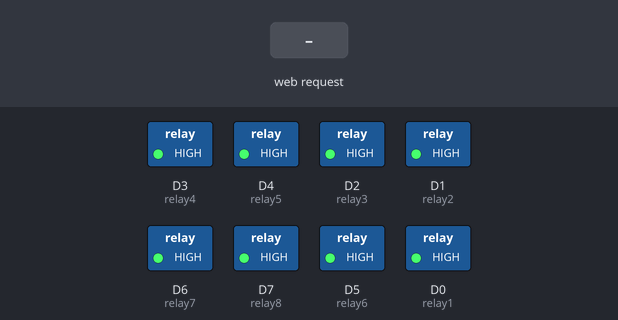
Simulated run of this sketch. Board: ESP8266 (NodeMCU). Shown: switched loads named in the sketch (green lamp = pin HIGH). The inputs (shaded band) are chosen by the test bench. WiFi joins after 1.5 s; servers stay silent unless stated; what the sketch prints to the serial monitor is not drawn.

Above: at 2.7 s.
2.8 s: HTTP request GET /16/on received
At 4.0 s:
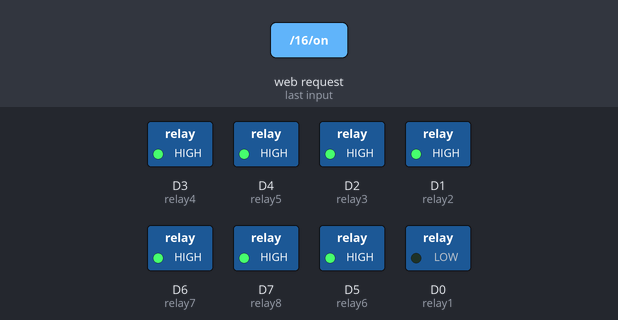
4.3 s: HTTP request GET /5/on received
At 5.1 s:
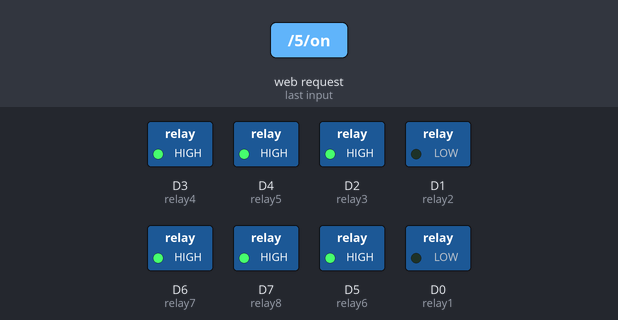
5.8 s: HTTP request GET /16/off received
At 6.2 s:
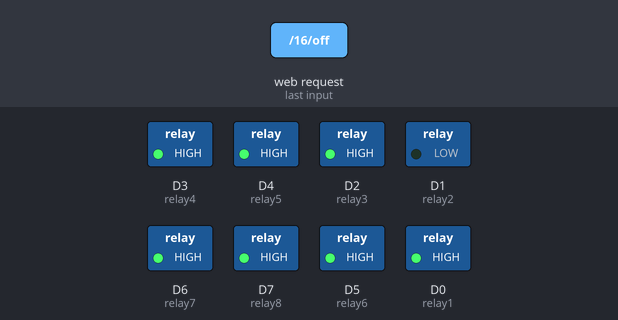
7.3 s: HTTP request GET /4/on received
At 8.5 s:
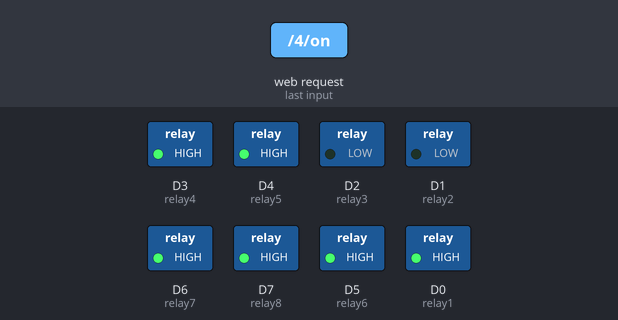
8.8 s: HTTP request GET /5/off received
At 9.7 s:
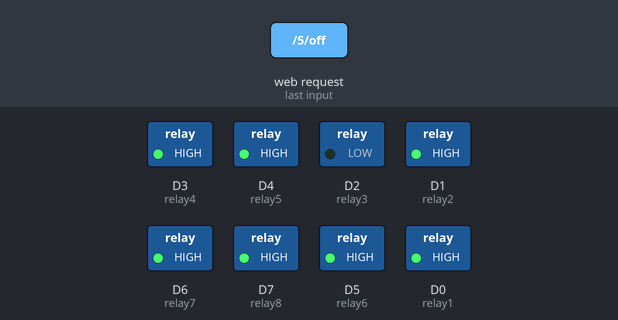
10.3 s: HTTP request GET /0/on received
At 10.9 s:
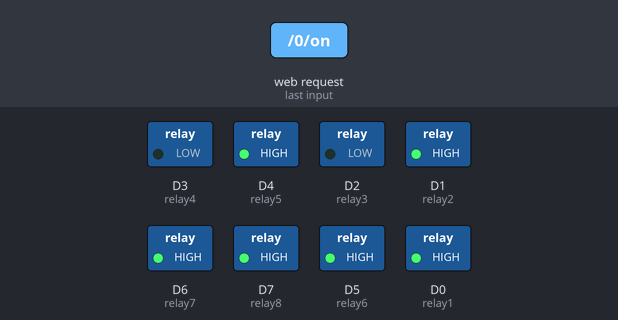
Timing chart, 0 to 12.8 s (numbered marks = the images above; inputs shaded):
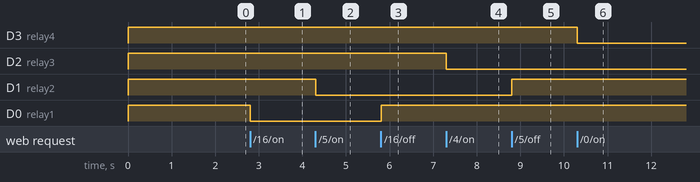

Measured:
- after the input at 2.8 s, D0 (relay1): HIGH → LOW at once
- after the input at 4.3 s, D1 (relay2): HIGH → LOW at once
- after the input at 5.8 s, D0 (relay1): LOW → HIGH at once
- after the input at 7.3 s, D2 (relay3): HIGH → LOW at once
- after the input at 8.8 s, D1 (relay2): LOW → HIGH at once
- after the input at 10.3 s, D3 (relay4): HIGH → LOW at once

The sketch:

PRAKTIKUM_SISTEM_OTOMATISASI_MODUL_8_ESP8266_RELAY_VERSI2.ino
```cpp
// Mengimpor Library ESP8266WiFi
#include <ESP8266WiFi.h>

// Mendefinisikan SSID dan kata sandi Wi-Fi
const char* ssid = "SUBIANTO";  // Nama jaringan Wi-Fi (SSID)
const char* password = "americano";  // Kata sandi jaringan Wi-Fi

// Membuat server Wi-Fi pada port 80
WiFiServer server(80);  // Membuat server Wi-Fi pada port 80

String header;

// Mendefinisikan variabel dan status output
String output1State = "off";  // Status output 1 (relay 1)
String output2State = "off";  // Status output 2 (relay 2)
String output3State = "off";  // Status output 3 (relay 3)
String output4State = "off";  // Status output 4 (relay 4)
String output5State = "off";  // Status output 5 (relay 5)
String output6State = "off";  // Status output 6 (relay 6)
String output7State = "off";  // Status output 7 (relay 7)
String output8State = "off";  // Status output 8 (relay 8)

const int relay1 = D0;  // Pin GPIO untuk relay 1
const int relay2 = D1;  // Pin GPIO untuk relay 2
const int relay3 = D2;  // Pin GPIO untuk relay 3
const int relay4 = D3;  // Pin GPIO untuk relay 4
const int relay5 = D4;  // Pin GPIO untuk relay 5
const int relay6 = D5;  // Pin GPIO untuk relay 6
const int relay7 = D6;  // Pin GPIO untuk relay 7
const int relay8 = D7;  // Pin GPIO untuk relay 8

unsigned long currentTime = millis();  // Waktu saat ini dalam milidetik
unsigned long previousTime = 0;  // Waktu sebelumnya dalam milidetik

const long timeoutTime = 2000;  // Waktu batas (dalam milidetik) untuk timeout

void setup() {
  Serial.begin(115200);  // Memulai komunikasi serial pada baud rate 115200

  pinMode(relay1, OUTPUT);  // Mengatur pin relay 1 sebagai output
  pinMode(relay2, OUTPUT);  // Mengatur pin relay 2 sebagai output
  pinMode(relay3, OUTPUT);  // Mengatur pin relay 3 sebagai output
  pinMode(relay4, OUTPUT);  // Mengatur pin relay 4 sebagai output
  pinMode(relay5, OUTPUT);  // Mengatur pin relay 5 sebagai output
  pinMode(relay6, OUTPUT);  // Mengatur pin relay 6 sebagai output
  pinMode(relay7, OUTPUT);  // Mengatur pin relay 7 sebagai output
  pinMode(relay8, OUTPUT);  // Mengatur pin relay 8 sebagai output

  digitalWrite(relay1, HIGH);  // Mematikan relay 1 (output 1)
  digitalWrite(relay2, HIGH);  // Mematikan relay 2 (output 2)
  digitalWrite(relay3, HIGH);  // Mematikan relay 3 (output 3)
  digitalWrite(relay4, HIGH);  // Mematikan relay 4 (output 4)
  digitalWrite(relay5, HIGH);  // Mematikan relay 5 (output 5)
  digitalWrite(relay6, HIGH);  // Mematikan relay 6 (output 6)
  digitalWrite(relay7, HIGH);  // Mematikan relay 7 (output 7)
  digitalWrite(relay8, HIGH);  // Mematikan relay 8 (output 8)

  Serial.print("Connecting to ");
  Serial.println(ssid); // Menampilkan SSID (nama jaringan) yang akan dihubungkan

  WiFi.begin(ssid, password); // Memulai proses koneksi ke jaringan WiFi dengan menggunakan SSID dan password

  while (WiFi.status() != WL_CONNECTED) {
    delay(500); // Menunggu selama 0.5 detik
    Serial.print("."); // Menampilkan tanda titik untuk menunjukkan bahwa koneksi belum terhubung
  }

  Serial.println(""); // Mencetak baris kosong
  Serial.println("WiFi connected."); // Menampilkan pesan bahwa koneksi WiFi berhasil terhubung
  Serial.println("IP address: ");
  Serial.println(WiFi.localIP()); // Menampilkan alamat IP yang diberikan oleh router WiFi
  server.begin(); // Memulai server web
}

void loop() {
  WiFiClient client = server.available(); // Mengecek apakah ada klien yang terhubung ke server

  if (client) { // Jika ada klien yang terhubung
    Serial.println("New Client."); // Menampilkan pesan bahwa klien baru terhubung
    String currentLine = "";
    currentTime = millis();
    previousTime = currentTime; // Menginisialisasi waktu saat ini dan waktu sebelumnya sebagai waktu sekarang
    while (client.connected() && currentTime - previousTime <= timeoutTime) { // Selama klien terhubung dan waktu saat ini dikurangi waktu sebelumnya tidak melebihi batas waktu tertentu
      currentTime = millis(); // Mendapatkan waktu saat ini
      if (client.available()) { // Jika ada data yang tersedia dari klien
        char c = client.read(); // Membaca karakter yang dikirim oleh klien
        Serial.write(c); // Menampilkan karakter yang diterima ke Serial Monitor
        header += c; // Menambahkan karakter ke dalam header
        if (c == '\n') { // Jika karakter yang diterima adalah baris baru
          // Proses analisis header HTTP dan mengirimkan respons
          if (currentLine.length() == 0) {
            client.println("HTTP/1.1 200 OK"); // Mengirimkan status OK ke klien
            client.println("Content-type:text/html"); // Menentukan tipe konten sebagai teks HTML
            client.println("Connection: close"); // Menutup koneksi setelah respons dikirim
            client.println(); // Mencetak baris kosong sebagai pemisah antara header dan konten

            // Mengatur status relay berdasarkan permintaan GET
            if (header.indexOf("GET /16/on") >= 0) {
              // Jika permintaan GET mengandung "GET /16/on"
              Serial.println("GPIO 16 on");
              output1State = "on";
              digitalWrite(relay1, LOW);
            } else if (header.indexOf("GET /16/off") >= 0) {
              // Jika permintaan GET mengandung "GET /16/off"
              Serial.println("GPIO 16 off");
              output1State = "off";
              digitalWrite(relay1, HIGH);
            } else if (header.indexOf("GET /5/on") >= 0) {
              // Jika permintaan GET mengandung "GET /5/on"
              Serial.println("GPIO 5 on");
              output2State = "on";
              digitalWrite(relay2, LOW);
            } else if (header.indexOf("GET /5/off") >= 0) {
              // Jika permintaan GET mengandung "GET /5/off"
              Serial.println("GPIO 5 off");
              output2State = "off";
              digitalWrite(relay2, HIGH);
            } else if (header.indexOf("GET /4/on") >= 0) {
              // Jika permintaan GET mengandung "GET /4/on"
              Serial.println("GPIO 4 on");
              output3State = "on";
              digitalWrite(relay3, LOW);
            } else if (header.indexOf("GET /4/off") >= 0) {
              // Jika permintaan GET mengandung "GET /4/off"
              Serial.println("GPIO 4 off");
              output3State = "off";
              digitalWrite(relay3, HIGH);
            } else if (header.indexOf("GET /0/on") >= 0) {
              // Jika permintaan GET mengandung "GET /0/on"
              Serial.println("GPIO 0 on");
              output4State = "on";
              digitalWrite(relay4, LOW);
            } else if (header.indexOf("GET /0/off") >= 0) {
              // Jika permintaan GET mengandung "GET /0/off"
              Serial.println("GPIO 0 off");
              output4State = "off";
              digitalWrite(relay4, HIGH);
            } else if (header.indexOf("GET /2/on") >= 0) {
              // Jika permintaan GET mengandung "GET /2/on"
              Serial.println("GPIO 2 on");
              output5State = "on";
              digitalWrite(relay5, LOW);
            } else if (header.indexOf("GET /2/off") >= 0) {
              // Jika permintaan GET mengandung "GET /2/off"
              Serial.println("GPIO 2 off");
              output5State = "off";
              digitalWrite(relay5, HIGH);
            } else if (header.indexOf("GET /14/on") >= 0) {
              // Jika permintaan GET mengandung "GET /14/on"
              Serial.println("GPIO 14 on");
              output6State = "on";
              digitalWrite(relay6, LOW);
            } else if (header.indexOf("GET /14/off") >= 0) {
              // Jika permintaan GET mengandung "GET /14/off"
              Serial.println("GPIO 14 off");
              output6State = "off";
              digitalWrite(relay6, HIGH);
            } else if (header.indexOf("GET /12/on") >= 0) {
              // Jika permintaan GET mengandung "GET /12/on"
              Serial.println("GPIO 12 on");
              output7State = "on";
              digitalWrite(relay7, LOW);
            } else if (header.indexOf("GET /12/off") >= 0) {
              // Jika permintaan GET mengandung "GET /12/off"
              Serial.println("GPIO 12 off");
              output7State = "off";
              digitalWrite(relay7, HIGH);
            } else if (header.indexOf("GET /13/on") >= 0) {
              // Jika permintaan GET mengandung "GET /13/on"
              Serial.println("GPIO 13 on");
              output8State = "on";
              digitalWrite(relay8, LOW);
            } else if (header.indexOf("GET /13/off") >= 0) {
              // Jika permintaan GET mengandung "GET /13/off"
              Serial.println("GPIO 13 off");
              output8State = "off";
              digitalWrite(relay8, HIGH);
            }

            // Tampilkan halaman Web HTML
            client.println("<!DOCTYPE html><html>");
            client.println("<head><meta name=\"viewport\" content=\"width=device-width, initial-scale=1\">");
            client.println("<link rel=\"icon\" href=\"data:,\">");

            // CSS untuk mengatur tampilan tombol on/off
            // Warna latar belakang dan ukuran font sesuai dengan preferensi Anda.
            client.println("<style>html { font-family: Helvetica; display: inline-block; margin: 0px auto; text-align: center;}");
            client.println(".button { background-color: #195B6A; border: none; color: white; padding: 16px 40px;");
            client.println("text-decoration: none; font-size: 30px; margin: 2px; cursor: pointer;}");
            client.println(".button2 {background-color: #77878A;}</style></head>");

            // Header halaman web
            client.println("<body><h1>Simulasi ESP8266 Web Server Relay</h1>");

            // Menampilkan status dan tombol ON/OFF untuk Relay 1
            client.println("<p>Relay 1 " + output1State + "</p>");
            // Jika output1State mati, tampilkan tombol ON
            if (output1State == "off") {
              client.println("<p><a href=\"/16/on\"><button class=\"button\">MURUP</button></a></p>");
            } else {
              client.println("<p><a href=\"/16/off\"><button class=\"button button2\">KETAM</button></a></p>");
              }

            // Menampilkan status dan tombol ON/OFF untuk Relay 2
            client.println("<p>Relay 2 " + output2State + "</p>");
            // Jika output2State mati, tampilkan tombol ON
            if (output2State == "off") {
              client.println("<p><a href=\"/5/on\"><button class=\"button\">MURUP</button></a></p>");
            } else {
              client.println("<p><a href=\"/5/off\"><button class=\"button button2\">KETAM</button></a></p>");
              }

            // Menampilkan status dan tombol ON/OFF untuk Relay 3
            client.println("<p>Relay 3 " + output3State + "</p>");
            // Jika output3State mati, tampilkan tombol ON
            if (output3State == "off") {
              client.println("<p><a href=\"/4/on\"><button class=\"button\">MURUP</button></a></p>");
            } else {
              client.println("<p><a href=\"/4/off\"><button class=\"button button2\">KETAM</button></a></p>");
              }

            // Menampilkan status dan tombol ON/OFF untuk Relay 4
            client.println("<p>Relay 4 " + output4State + "</p>");
            // Jika output4State mati, tampilkan tombol ON
            if (output4State == "off") {
              client.println("<p><a href=\"/0/on\"><button class=\"button\">MURUP</button></a></p>");
            } else {
              client.println("<p><a href=\"/0/off\"><button class=\"button button2\">KETAM</button></a></p>");
            }

            // Menampilkan status dan tombol ON/OFF untuk Relay 5
            client.println("<p>Relay 5 " + output5State + "</p>");
            // Jika output5State mati, tampilkan tombol ON
            if (output5State == "off") {
              client.println("<p><a href=\"/2/on\"><button class=\"button\">MURUP</button></a></p>");
            } else {
              client.println("<p><a href=\"/2/off\"><button class=\"button button2\">KETAM</button></a></p>");
            }

            // Menampilkan status dan tombol ON/OFF untuk Relay 6
            client.println("<p>Relay 6 " + output6State + "</p>");
            // Jika output6State mati, tampilkan tombol ON
            if (output6State == "off") {
              client.println("<p><a href=\"/14/on\"><button class=\"button\">MURUP</button></a></p>");
            } else {
              client.println("<p><a href=\"/14/off\"><button class=\"button button2\">KETAM</button></a></p>");
            }

            // Menampilkan status dan tombol ON/OFF untuk Relay 7
            client.println("<p>Relay 7 " + output7State + "</p>");
            // Jika output7State mati, tampilkan tombol ON
            if (output7State == "off") {
              client.println("<p><a href=\"/12/on\"><button class=\"button\">MURUP</button></a></p>");
            } else {
              client.println("<p><a href=\"/12/off\"><button class=\"button button2\">KETAM</button></a></p>");
            }

            // Menampilkan status dan tombol ON/OFF untuk Relay 8
            client.println("<p>Relay 8 " + output8State + "</p>");
            // Jika output8State mati, tampilkan tombol ON
            if (output8State == "off") {
              client.println("<p><a href=\"/13/on\"><button class=\"button\">MURUP</button></a></p>");
            } else {
              client.println("<p><a href=\"/13/off\"><button class=\"button button2\">KETAM</button></a></p>");
              }

             // Tag penutup halaman HTML
            client.println("</body></html>");

            // Respon HTTP diakhiri dengan baris kosong
            client.println();

            // Keluar dari loop while
            break;
          } else { // Jika ada baris baru, hapus currentLine
            currentLine = "";
            }
        } else if (c != '\r') {  // Jika karakter bukan karakter carriage return,
          currentLine += c;      // tambahkan ke currentLine
        }
      }
    }
    // Menghapus variabel header
    header = "";

    // Menutup koneksi
    client.stop();
    Serial.println("Client disconnected.");
    Serial.println("");
  }
}
```
